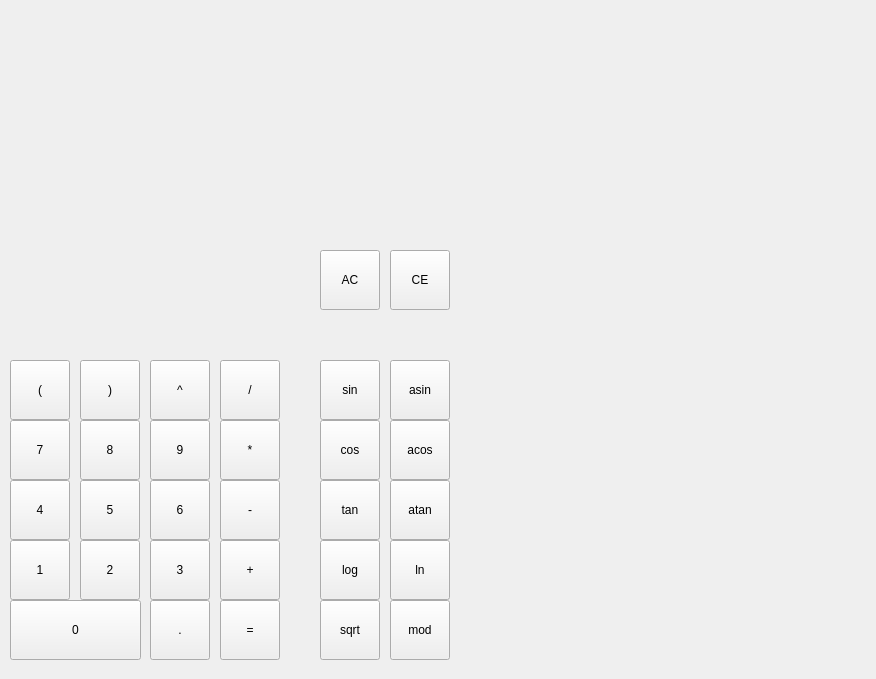
<?xml version="1.0" encoding="UTF-8"?>
<ui version="4.0">
 <class>MainWindow</class>
 <widget class="QMainWindow" name="MainWindow">
  <property name="geometry">
   <rect>
    <x>0</x>
    <y>0</y>
    <width>876</width>
    <height>679</height>
   </rect>
  </property>
  <property name="windowTitle">
   <string>MainWindow</string>
  </property>
  <widget class="QWidget" name="centralwidget">
   <widget class="QLabel" name="label">
    <property name="geometry">
     <rect>
      <x>10</x>
      <y>260</y>
      <width>271</width>
      <height>71</height>
     </rect>
    </property>
    <property name="font">
     <font>
      <pointsize>20</pointsize>
     </font>
    </property>
    <property name="styleSheet">
     <string notr="true"/>
    </property>
    <property name="text">
     <string/>
    </property>
    <property name="alignment">
     <set>Qt::AlignRight|Qt::AlignTrailing|Qt::AlignVCenter</set>
    </property>
   </widget>
   <widget class="QPushButton" name="pushButton_LBR">
    <property name="geometry">
     <rect>
      <x>10</x>
      <y>360</y>
      <width>60</width>
      <height>60</height>
     </rect>
    </property>
    <property name="sizePolicy">
     <sizepolicy hsizetype="Expanding" vsizetype="MinimumExpanding">
      <horstretch>0</horstretch>
      <verstretch>0</verstretch>
     </sizepolicy>
    </property>
    <property name="text">
     <string>(</string>
    </property>
   </widget>
   <widget class="QPushButton" name="pushButton_RBR">
    <property name="geometry">
     <rect>
      <x>80</x>
      <y>360</y>
      <width>60</width>
      <height>60</height>
     </rect>
    </property>
    <property name="sizePolicy">
     <sizepolicy hsizetype="Expanding" vsizetype="MinimumExpanding">
      <horstretch>0</horstretch>
      <verstretch>0</verstretch>
     </sizepolicy>
    </property>
    <property name="text">
     <string>)</string>
    </property>
   </widget>
   <widget class="QPushButton" name="pushButton_exp">
    <property name="geometry">
     <rect>
      <x>150</x>
      <y>360</y>
      <width>60</width>
      <height>60</height>
     </rect>
    </property>
    <property name="sizePolicy">
     <sizepolicy hsizetype="Expanding" vsizetype="MinimumExpanding">
      <horstretch>0</horstretch>
      <verstretch>0</verstretch>
     </sizepolicy>
    </property>
    <property name="text">
     <string>^</string>
    </property>
   </widget>
   <widget class="QPushButton" name="pushButton_div">
    <property name="geometry">
     <rect>
      <x>220</x>
      <y>360</y>
      <width>60</width>
      <height>60</height>
     </rect>
    </property>
    <property name="sizePolicy">
     <sizepolicy hsizetype="Expanding" vsizetype="MinimumExpanding">
      <horstretch>0</horstretch>
      <verstretch>0</verstretch>
     </sizepolicy>
    </property>
    <property name="text">
     <string>/</string>
    </property>
   </widget>
   <widget class="QPushButton" name="pushButton_7">
    <property name="geometry">
     <rect>
      <x>10</x>
      <y>420</y>
      <width>60</width>
      <height>60</height>
     </rect>
    </property>
    <property name="sizePolicy">
     <sizepolicy hsizetype="Expanding" vsizetype="MinimumExpanding">
      <horstretch>0</horstretch>
      <verstretch>0</verstretch>
     </sizepolicy>
    </property>
    <property name="text">
     <string>7</string>
    </property>
   </widget>
   <widget class="QPushButton" name="pushButton_8">
    <property name="geometry">
     <rect>
      <x>80</x>
      <y>420</y>
      <width>60</width>
      <height>60</height>
     </rect>
    </property>
    <property name="sizePolicy">
     <sizepolicy hsizetype="Expanding" vsizetype="MinimumExpanding">
      <horstretch>0</horstretch>
      <verstretch>0</verstretch>
     </sizepolicy>
    </property>
    <property name="text">
     <string>8</string>
    </property>
   </widget>
   <widget class="QPushButton" name="pushButton_9">
    <property name="geometry">
     <rect>
      <x>150</x>
      <y>420</y>
      <width>60</width>
      <height>60</height>
     </rect>
    </property>
    <property name="sizePolicy">
     <sizepolicy hsizetype="Expanding" vsizetype="MinimumExpanding">
      <horstretch>0</horstretch>
      <verstretch>0</verstretch>
     </sizepolicy>
    </property>
    <property name="text">
     <string>9</string>
    </property>
   </widget>
   <widget class="QPushButton" name="pushButton_mult">
    <property name="geometry">
     <rect>
      <x>220</x>
      <y>420</y>
      <width>60</width>
      <height>60</height>
     </rect>
    </property>
    <property name="sizePolicy">
     <sizepolicy hsizetype="Expanding" vsizetype="MinimumExpanding">
      <horstretch>0</horstretch>
      <verstretch>0</verstretch>
     </sizepolicy>
    </property>
    <property name="text">
     <string>*</string>
    </property>
   </widget>
   <widget class="QPushButton" name="pushButton_4">
    <property name="geometry">
     <rect>
      <x>10</x>
      <y>480</y>
      <width>60</width>
      <height>60</height>
     </rect>
    </property>
    <property name="sizePolicy">
     <sizepolicy hsizetype="Expanding" vsizetype="MinimumExpanding">
      <horstretch>0</horstretch>
      <verstretch>0</verstretch>
     </sizepolicy>
    </property>
    <property name="text">
     <string>4</string>
    </property>
   </widget>
   <widget class="QPushButton" name="pushButton_5">
    <property name="geometry">
     <rect>
      <x>80</x>
      <y>480</y>
      <width>60</width>
      <height>60</height>
     </rect>
    </property>
    <property name="sizePolicy">
     <sizepolicy hsizetype="Expanding" vsizetype="MinimumExpanding">
      <horstretch>0</horstretch>
      <verstretch>0</verstretch>
     </sizepolicy>
    </property>
    <property name="text">
     <string>5</string>
    </property>
   </widget>
   <widget class="QPushButton" name="pushButton_6">
    <property name="geometry">
     <rect>
      <x>150</x>
      <y>480</y>
      <width>60</width>
      <height>60</height>
     </rect>
    </property>
    <property name="sizePolicy">
     <sizepolicy hsizetype="Expanding" vsizetype="MinimumExpanding">
      <horstretch>0</horstretch>
      <verstretch>0</verstretch>
     </sizepolicy>
    </property>
    <property name="text">
     <string>6</string>
    </property>
   </widget>
   <widget class="QPushButton" name="pushButton_minus">
    <property name="geometry">
     <rect>
      <x>220</x>
      <y>480</y>
      <width>60</width>
      <height>60</height>
     </rect>
    </property>
    <property name="sizePolicy">
     <sizepolicy hsizetype="Expanding" vsizetype="MinimumExpanding">
      <horstretch>0</horstretch>
      <verstretch>0</verstretch>
     </sizepolicy>
    </property>
    <property name="text">
     <string>-</string>
    </property>
   </widget>
   <widget class="QPushButton" name="pushButton_1">
    <property name="geometry">
     <rect>
      <x>10</x>
      <y>540</y>
      <width>60</width>
      <height>60</height>
     </rect>
    </property>
    <property name="sizePolicy">
     <sizepolicy hsizetype="Expanding" vsizetype="MinimumExpanding">
      <horstretch>0</horstretch>
      <verstretch>0</verstretch>
     </sizepolicy>
    </property>
    <property name="text">
     <string>1</string>
    </property>
   </widget>
   <widget class="QPushButton" name="pushButton_2">
    <property name="geometry">
     <rect>
      <x>80</x>
      <y>540</y>
      <width>60</width>
      <height>60</height>
     </rect>
    </property>
    <property name="sizePolicy">
     <sizepolicy hsizetype="Expanding" vsizetype="MinimumExpanding">
      <horstretch>0</horstretch>
      <verstretch>0</verstretch>
     </sizepolicy>
    </property>
    <property name="text">
     <string>2</string>
    </property>
   </widget>
   <widget class="QPushButton" name="pushButton_3">
    <property name="geometry">
     <rect>
      <x>150</x>
      <y>540</y>
      <width>60</width>
      <height>60</height>
     </rect>
    </property>
    <property name="sizePolicy">
     <sizepolicy hsizetype="Expanding" vsizetype="MinimumExpanding">
      <horstretch>0</horstretch>
      <verstretch>0</verstretch>
     </sizepolicy>
    </property>
    <property name="text">
     <string>3</string>
    </property>
   </widget>
   <widget class="QPushButton" name="pushButton_plus">
    <property name="geometry">
     <rect>
      <x>220</x>
      <y>540</y>
      <width>60</width>
      <height>60</height>
     </rect>
    </property>
    <property name="sizePolicy">
     <sizepolicy hsizetype="Expanding" vsizetype="MinimumExpanding">
      <horstretch>0</horstretch>
      <verstretch>0</verstretch>
     </sizepolicy>
    </property>
    <property name="text">
     <string>+</string>
    </property>
   </widget>
   <widget class="QPushButton" name="pushButton_sin">
    <property name="geometry">
     <rect>
      <x>320</x>
      <y>360</y>
      <width>60</width>
      <height>60</height>
     </rect>
    </property>
    <property name="sizePolicy">
     <sizepolicy hsizetype="Expanding" vsizetype="MinimumExpanding">
      <horstretch>0</horstretch>
      <verstretch>0</verstretch>
     </sizepolicy>
    </property>
    <property name="text">
     <string>sin</string>
    </property>
   </widget>
   <widget class="QPushButton" name="pushButton_asin">
    <property name="geometry">
     <rect>
      <x>390</x>
      <y>360</y>
      <width>60</width>
      <height>60</height>
     </rect>
    </property>
    <property name="sizePolicy">
     <sizepolicy hsizetype="Expanding" vsizetype="MinimumExpanding">
      <horstretch>0</horstretch>
      <verstretch>0</verstretch>
     </sizepolicy>
    </property>
    <property name="text">
     <string>asin</string>
    </property>
   </widget>
   <widget class="QPushButton" name="pushButton_cos">
    <property name="geometry">
     <rect>
      <x>320</x>
      <y>420</y>
      <width>60</width>
      <height>60</height>
     </rect>
    </property>
    <property name="sizePolicy">
     <sizepolicy hsizetype="Expanding" vsizetype="MinimumExpanding">
      <horstretch>0</horstretch>
      <verstretch>0</verstretch>
     </sizepolicy>
    </property>
    <property name="text">
     <string>cos</string>
    </property>
   </widget>
   <widget class="QPushButton" name="pushButton_acos">
    <property name="geometry">
     <rect>
      <x>390</x>
      <y>420</y>
      <width>60</width>
      <height>60</height>
     </rect>
    </property>
    <property name="sizePolicy">
     <sizepolicy hsizetype="Expanding" vsizetype="MinimumExpanding">
      <horstretch>0</horstretch>
      <verstretch>0</verstretch>
     </sizepolicy>
    </property>
    <property name="text">
     <string>acos</string>
    </property>
   </widget>
   <widget class="QPushButton" name="pushButton_log">
    <property name="geometry">
     <rect>
      <x>320</x>
      <y>540</y>
      <width>60</width>
      <height>60</height>
     </rect>
    </property>
    <property name="sizePolicy">
     <sizepolicy hsizetype="Expanding" vsizetype="MinimumExpanding">
      <horstretch>0</horstretch>
      <verstretch>0</verstretch>
     </sizepolicy>
    </property>
    <property name="text">
     <string>log</string>
    </property>
   </widget>
   <widget class="QPushButton" name="pushButton_ln">
    <property name="geometry">
     <rect>
      <x>390</x>
      <y>540</y>
      <width>60</width>
      <height>60</height>
     </rect>
    </property>
    <property name="sizePolicy">
     <sizepolicy hsizetype="Expanding" vsizetype="MinimumExpanding">
      <horstretch>0</horstretch>
      <verstretch>0</verstretch>
     </sizepolicy>
    </property>
    <property name="text">
     <string>ln</string>
    </property>
   </widget>
   <widget class="QPushButton" name="pushButton_tan">
    <property name="geometry">
     <rect>
      <x>320</x>
      <y>480</y>
      <width>60</width>
      <height>60</height>
     </rect>
    </property>
    <property name="sizePolicy">
     <sizepolicy hsizetype="Expanding" vsizetype="MinimumExpanding">
      <horstretch>0</horstretch>
      <verstretch>0</verstretch>
     </sizepolicy>
    </property>
    <property name="text">
     <string>tan</string>
    </property>
   </widget>
   <widget class="QPushButton" name="pushButton_atan">
    <property name="geometry">
     <rect>
      <x>390</x>
      <y>480</y>
      <width>60</width>
      <height>60</height>
     </rect>
    </property>
    <property name="sizePolicy">
     <sizepolicy hsizetype="Expanding" vsizetype="MinimumExpanding">
      <horstretch>0</horstretch>
      <verstretch>0</verstretch>
     </sizepolicy>
    </property>
    <property name="text">
     <string>atan</string>
    </property>
   </widget>
   <widget class="QPushButton" name="pushButton_dot">
    <property name="geometry">
     <rect>
      <x>150</x>
      <y>600</y>
      <width>60</width>
      <height>60</height>
     </rect>
    </property>
    <property name="sizePolicy">
     <sizepolicy hsizetype="Expanding" vsizetype="MinimumExpanding">
      <horstretch>0</horstretch>
      <verstretch>0</verstretch>
     </sizepolicy>
    </property>
    <property name="text">
     <string>.</string>
    </property>
   </widget>
   <widget class="QPushButton" name="pushButton_equal">
    <property name="geometry">
     <rect>
      <x>220</x>
      <y>600</y>
      <width>60</width>
      <height>60</height>
     </rect>
    </property>
    <property name="sizePolicy">
     <sizepolicy hsizetype="Expanding" vsizetype="MinimumExpanding">
      <horstretch>0</horstretch>
      <verstretch>0</verstretch>
     </sizepolicy>
    </property>
    <property name="text">
     <string>=</string>
    </property>
   </widget>
   <widget class="QPushButton" name="pushButton_0">
    <property name="geometry">
     <rect>
      <x>10</x>
      <y>600</y>
      <width>131</width>
      <height>60</height>
     </rect>
    </property>
    <property name="sizePolicy">
     <sizepolicy hsizetype="Expanding" vsizetype="MinimumExpanding">
      <horstretch>0</horstretch>
      <verstretch>0</verstretch>
     </sizepolicy>
    </property>
    <property name="text">
     <string>0</string>
    </property>
   </widget>
   <widget class="QPushButton" name="pushButton_mod">
    <property name="geometry">
     <rect>
      <x>390</x>
      <y>600</y>
      <width>60</width>
      <height>60</height>
     </rect>
    </property>
    <property name="sizePolicy">
     <sizepolicy hsizetype="Expanding" vsizetype="MinimumExpanding">
      <horstretch>0</horstretch>
      <verstretch>0</verstretch>
     </sizepolicy>
    </property>
    <property name="text">
     <string>mod</string>
    </property>
   </widget>
   <widget class="QPushButton" name="pushButton_sqrt">
    <property name="geometry">
     <rect>
      <x>320</x>
      <y>600</y>
      <width>60</width>
      <height>60</height>
     </rect>
    </property>
    <property name="sizePolicy">
     <sizepolicy hsizetype="Expanding" vsizetype="MinimumExpanding">
      <horstretch>0</horstretch>
      <verstretch>0</verstretch>
     </sizepolicy>
    </property>
    <property name="text">
     <string>sqrt</string>
    </property>
   </widget>
   <widget class="QPushButton" name="pushButton_AC">
    <property name="geometry">
     <rect>
      <x>320</x>
      <y>250</y>
      <width>60</width>
      <height>60</height>
     </rect>
    </property>
    <property name="sizePolicy">
     <sizepolicy hsizetype="Expanding" vsizetype="MinimumExpanding">
      <horstretch>0</horstretch>
      <verstretch>0</verstretch>
     </sizepolicy>
    </property>
    <property name="text">
     <string>AC</string>
    </property>
   </widget>
   <widget class="QPushButton" name="pushButton_CE">
    <property name="geometry">
     <rect>
      <x>390</x>
      <y>250</y>
      <width>60</width>
      <height>60</height>
     </rect>
    </property>
    <property name="sizePolicy">
     <sizepolicy hsizetype="Expanding" vsizetype="MinimumExpanding">
      <horstretch>0</horstretch>
      <verstretch>0</verstretch>
     </sizepolicy>
    </property>
    <property name="text">
     <string>CE</string>
    </property>
   </widget>
  </widget>
 </widget>
 <resources/>
 <connections/>
</ui>
